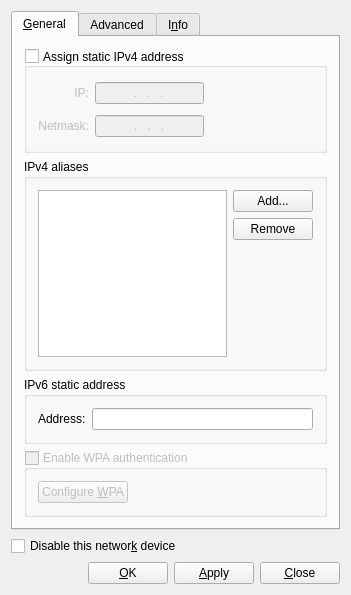
<?xml version="1.0" encoding="UTF-8"?>
<ui version="4.0">
 <class>ethernetconfig</class>
 <widget class="QWidget" name="ethernetconfig">
  <property name="geometry">
   <rect>
    <x>0</x>
    <y>0</y>
    <width>351</width>
    <height>595</height>
   </rect>
  </property>
  <property name="sizePolicy">
   <sizepolicy hsizetype="Preferred" vsizetype="Expanding">
    <horstretch>0</horstretch>
    <verstretch>0</verstretch>
   </sizepolicy>
  </property>
  <property name="windowTitle">
   <string>Network Configuration</string>
  </property>
  <property name="windowIcon">
   <iconset resource="ethernetconfig.qrc">
    <normaloff>:/network_local.png</normaloff>:/network_local.png</iconset>
  </property>
  <layout class="QGridLayout">
   <item row="2" column="0">
    <layout class="QHBoxLayout">
     <item>
      <spacer name="spacer2">
       <property name="orientation">
        <enum>Qt::Horizontal</enum>
       </property>
       <property name="sizeType">
        <enum>QSizePolicy::Expanding</enum>
       </property>
       <property name="sizeHint" stdset="0">
        <size>
         <width>69</width>
         <height>21</height>
        </size>
       </property>
      </spacer>
     </item>
     <item>
      <widget class="QPushButton" name="buttonOK">
       <property name="text">
        <string>&amp;OK</string>
       </property>
       <property name="shortcut">
        <string>Alt+O</string>
       </property>
      </widget>
     </item>
     <item>
      <widget class="QPushButton" name="buttonApply">
       <property name="text">
        <string>&amp;Apply</string>
       </property>
       <property name="shortcut">
        <string>Alt+A</string>
       </property>
      </widget>
     </item>
     <item>
      <widget class="QPushButton" name="buttonClose">
       <property name="text">
        <string>&amp;Close</string>
       </property>
       <property name="shortcut">
        <string>Alt+C</string>
       </property>
      </widget>
     </item>
    </layout>
   </item>
   <item row="1" column="0">
    <widget class="QCheckBox" name="checkDisableNetwork">
     <property name="text">
      <string>Disable this networ&amp;k device</string>
     </property>
     <property name="shortcut">
      <string>Alt+K</string>
     </property>
    </widget>
   </item>
   <item row="0" column="0">
    <widget class="QTabWidget" name="tabMainWidget">
     <property name="currentIndex">
      <number>0</number>
     </property>
     <widget class="QWidget" name="tab">
      <attribute name="title">
       <string>&amp;General</string>
      </attribute>
      <layout class="QVBoxLayout" name="verticalLayout_2">
       <item>
        <widget class="QGroupBox" name="groupStatic">
         <property name="title">
          <string>Assign static IPv4 address</string>
         </property>
         <property name="alignment">
          <set>Qt::AlignLeading|Qt::AlignLeft|Qt::AlignVCenter</set>
         </property>
         <property name="checkable">
          <bool>true</bool>
         </property>
         <property name="checked">
          <bool>false</bool>
         </property>
         <layout class="QGridLayout" name="gridLayout">
          <item row="0" column="0">
           <widget class="QLabel" name="textLabel2">
            <property name="text">
             <string>IP:</string>
            </property>
            <property name="alignment">
             <set>Qt::AlignRight|Qt::AlignTrailing|Qt::AlignVCenter</set>
            </property>
            <property name="wordWrap">
             <bool>false</bool>
            </property>
           </widget>
          </item>
          <item row="0" column="1">
           <widget class="QLineEdit" name="lineIP">
            <property name="inputMask">
             <string>999\.999\.999\.999</string>
            </property>
            <property name="alignment">
             <set>Qt::AlignHCenter</set>
            </property>
           </widget>
          </item>
          <item row="0" column="2" rowspan="2">
           <spacer name="spacer8">
            <property name="orientation">
             <enum>Qt::Horizontal</enum>
            </property>
            <property name="sizeType">
             <enum>QSizePolicy::Expanding</enum>
            </property>
            <property name="sizeHint" stdset="0">
             <size>
              <width>48</width>
              <height>60</height>
             </size>
            </property>
           </spacer>
          </item>
          <item row="1" column="0">
           <widget class="QLabel" name="textLabel2_2">
            <property name="text">
             <string>Netmask:</string>
            </property>
            <property name="alignment">
             <set>Qt::AlignRight|Qt::AlignTrailing|Qt::AlignVCenter</set>
            </property>
            <property name="wordWrap">
             <bool>false</bool>
            </property>
           </widget>
          </item>
          <item row="1" column="1">
           <widget class="QLineEdit" name="lineNetmask">
            <property name="inputMask">
             <string>999\.999\.999\.999</string>
            </property>
            <property name="alignment">
             <set>Qt::AlignHCenter</set>
            </property>
           </widget>
          </item>
         </layout>
        </widget>
       </item>
       <item>
        <widget class="QGroupBox" name="groupIPv4_aliases">
         <property name="title">
          <string>IPv4 aliases</string>
         </property>
         <layout class="QGridLayout" name="_3">
          <item row="0" column="1">
           <widget class="QPushButton" name="btnAddAlias">
            <property name="text">
             <string>Add...</string>
            </property>
           </widget>
          </item>
          <item row="0" column="0" rowspan="3">
           <widget class="QListWidget" name="listAliases">
            <property name="horizontalScrollBarPolicy">
             <enum>Qt::ScrollBarAlwaysOff</enum>
            </property>
           </widget>
          </item>
          <item row="1" column="1">
           <widget class="QPushButton" name="btnRemoveAlias">
            <property name="text">
             <string>Remove</string>
            </property>
           </widget>
          </item>
         </layout>
        </widget>
       </item>
       <item>
        <widget class="QGroupBox" name="groupIPv6_2">
         <property name="title">
          <string>IPv6 static address</string>
         </property>
         <layout class="QGridLayout" name="_2">
          <item row="0" column="1">
           <widget class="QLineEdit" name="lineIPv6Address_2"/>
          </item>
          <item row="0" column="0">
           <widget class="QLabel" name="textLabel1_3">
            <property name="text">
             <string>Address:</string>
            </property>
            <property name="wordWrap">
             <bool>false</bool>
            </property>
           </widget>
          </item>
         </layout>
        </widget>
       </item>
       <item>
        <widget class="QGroupBox" name="groupWPAE">
         <property name="enabled">
          <bool>false</bool>
         </property>
         <property name="title">
          <string>Enable WPA authentication</string>
         </property>
         <property name="checkable">
          <bool>true</bool>
         </property>
         <property name="checked">
          <bool>false</bool>
         </property>
         <layout class="QGridLayout" name="gridLayout_2">
          <item row="0" column="0">
           <widget class="QPushButton" name="pushWPAE">
            <property name="text">
             <string>Configure &amp;WPA</string>
            </property>
           </widget>
          </item>
          <item row="0" column="1">
           <spacer name="horizontalSpacer">
            <property name="orientation">
             <enum>Qt::Horizontal</enum>
            </property>
            <property name="sizeHint" stdset="0">
             <size>
              <width>125</width>
              <height>20</height>
             </size>
            </property>
           </spacer>
          </item>
         </layout>
        </widget>
       </item>
      </layout>
     </widget>
     <widget class="QWidget" name="TabPage">
      <attribute name="title">
       <string>Advanced</string>
      </attribute>
      <layout class="QVBoxLayout" name="verticalLayout">
       <item>
        <widget class="QCheckBox" name="checkMAC">
         <property name="enabled">
          <bool>false</bool>
         </property>
         <property name="text">
          <string>Use hardware defau&amp;lt MAC address</string>
         </property>
         <property name="shortcut">
          <string>Alt+L</string>
         </property>
         <property name="checked">
          <bool>true</bool>
         </property>
        </widget>
       </item>
       <item>
        <widget class="QGroupBox" name="groupMAC">
         <property name="enabled">
          <bool>false</bool>
         </property>
         <property name="title">
          <string>Custom MAC address</string>
         </property>
         <layout class="QGridLayout">
          <item row="0" column="0">
           <widget class="QLineEdit" name="lineMAC"/>
          </item>
         </layout>
        </widget>
       </item>
       <item>
        <widget class="QCheckBox" name="checkIPv6Enable">
         <property name="text">
          <string>Obtain IPv6 address automaticall&amp;y</string>
         </property>
         <property name="shortcut">
          <string>Alt+Y</string>
         </property>
        </widget>
       </item>
       <item>
        <widget class="QGroupBox" name="groupIPv6">
         <property name="title">
          <string>IPv6 static address</string>
         </property>
         <layout class="QGridLayout">
          <item row="0" column="1">
           <widget class="QLineEdit" name="lineIPv6Address"/>
          </item>
          <item row="0" column="0">
           <widget class="QLabel" name="textLabel1_2">
            <property name="text">
             <string>Address:</string>
            </property>
            <property name="wordWrap">
             <bool>false</bool>
            </property>
           </widget>
          </item>
         </layout>
        </widget>
       </item>
       <item>
        <spacer name="spacer11">
         <property name="orientation">
          <enum>Qt::Vertical</enum>
         </property>
         <property name="sizeType">
          <enum>QSizePolicy::Expanding</enum>
         </property>
         <property name="sizeHint" stdset="0">
          <size>
           <width>210</width>
           <height>20</height>
          </size>
         </property>
        </spacer>
       </item>
      </layout>
     </widget>
     <widget class="QWidget" name="TabPage2">
      <attribute name="title">
       <string>I&amp;nfo</string>
      </attribute>
      <widget class="QLabel" name="textInfoName">
       <property name="geometry">
        <rect>
         <x>10</x>
         <y>10</y>
         <width>16</width>
         <height>20</height>
        </rect>
       </property>
       <property name="text">
        <string/>
       </property>
       <property name="wordWrap">
        <bool>false</bool>
       </property>
      </widget>
      <widget class="QGroupBox" name="groupBox4">
       <property name="geometry">
        <rect>
         <x>10</x>
         <y>6</y>
         <width>311</width>
         <height>321</height>
        </rect>
       </property>
       <property name="title">
        <string>Configuration info</string>
       </property>
       <widget class="QLabel" name="textLabel3_2">
        <property name="geometry">
         <rect>
          <x>12</x>
          <y>105</y>
          <width>67</width>
          <height>22</height>
         </rect>
        </property>
        <property name="sizePolicy">
         <sizepolicy hsizetype="Minimum" vsizetype="Preferred">
          <horstretch>0</horstretch>
          <verstretch>0</verstretch>
         </sizepolicy>
        </property>
        <property name="text">
         <string>Netmask:</string>
        </property>
        <property name="alignment">
         <set>Qt::AlignRight|Qt::AlignTrailing|Qt::AlignVCenter</set>
        </property>
        <property name="wordWrap">
         <bool>false</bool>
        </property>
       </widget>
       <widget class="QLabel" name="textLabel3">
        <property name="geometry">
         <rect>
          <x>12</x>
          <y>30</y>
          <width>17</width>
          <height>22</height>
         </rect>
        </property>
        <property name="sizePolicy">
         <sizepolicy hsizetype="Minimum" vsizetype="Preferred">
          <horstretch>0</horstretch>
          <verstretch>0</verstretch>
         </sizepolicy>
        </property>
        <property name="text">
         <string>IP:</string>
        </property>
        <property name="alignment">
         <set>Qt::AlignRight|Qt::AlignTrailing|Qt::AlignVCenter</set>
        </property>
        <property name="wordWrap">
         <bool>false</bool>
        </property>
       </widget>
       <widget class="QLabel" name="textLabel3_2_3">
        <property name="geometry">
         <rect>
          <x>12</x>
          <y>133</y>
          <width>64</width>
          <height>22</height>
         </rect>
        </property>
        <property name="sizePolicy">
         <sizepolicy hsizetype="Minimum" vsizetype="Preferred">
          <horstretch>0</horstretch>
          <verstretch>0</verstretch>
         </sizepolicy>
        </property>
        <property name="text">
         <string>Gateway:</string>
        </property>
        <property name="alignment">
         <set>Qt::AlignRight|Qt::AlignTrailing|Qt::AlignVCenter</set>
        </property>
        <property name="wordWrap">
         <bool>false</bool>
        </property>
       </widget>
       <widget class="QLabel" name="textLabel3_2_3_2">
        <property name="geometry">
         <rect>
          <x>12</x>
          <y>161</y>
          <width>34</width>
          <height>22</height>
         </rect>
        </property>
        <property name="sizePolicy">
         <sizepolicy hsizetype="Minimum" vsizetype="Preferred">
          <horstretch>0</horstretch>
          <verstretch>0</verstretch>
         </sizepolicy>
        </property>
        <property name="text">
         <string>IPv6:</string>
        </property>
        <property name="alignment">
         <set>Qt::AlignRight|Qt::AlignTrailing|Qt::AlignVCenter</set>
        </property>
        <property name="wordWrap">
         <bool>false</bool>
        </property>
       </widget>
       <widget class="QLabel" name="textLabel3_2_2_2">
        <property name="geometry">
         <rect>
          <x>12</x>
          <y>189</y>
          <width>32</width>
          <height>22</height>
         </rect>
        </property>
        <property name="sizePolicy">
         <sizepolicy hsizetype="Minimum" vsizetype="Preferred">
          <horstretch>0</horstretch>
          <verstretch>0</verstretch>
         </sizepolicy>
        </property>
        <property name="text">
         <string>Mac:</string>
        </property>
        <property name="alignment">
         <set>Qt::AlignRight|Qt::AlignTrailing|Qt::AlignVCenter</set>
        </property>
        <property name="wordWrap">
         <bool>false</bool>
        </property>
       </widget>
       <widget class="QLabel" name="textLabel3_2_2_3">
        <property name="geometry">
         <rect>
          <x>12</x>
          <y>240</y>
          <width>45</width>
          <height>22</height>
         </rect>
        </property>
        <property name="sizePolicy">
         <sizepolicy hsizetype="Minimum" vsizetype="Preferred">
          <horstretch>0</horstretch>
          <verstretch>0</verstretch>
         </sizepolicy>
        </property>
        <property name="text">
         <string>Media:</string>
        </property>
        <property name="alignment">
         <set>Qt::AlignRight|Qt::AlignTrailing|Qt::AlignVCenter</set>
        </property>
        <property name="wordWrap">
         <bool>false</bool>
        </property>
       </widget>
       <widget class="QLabel" name="textLabel3_2_2">
        <property name="geometry">
         <rect>
          <x>12</x>
          <y>290</y>
          <width>46</width>
          <height>22</height>
         </rect>
        </property>
        <property name="sizePolicy">
         <sizepolicy hsizetype="Minimum" vsizetype="Preferred">
          <horstretch>0</horstretch>
          <verstretch>0</verstretch>
         </sizepolicy>
        </property>
        <property name="text">
         <string>Status:</string>
        </property>
        <property name="alignment">
         <set>Qt::AlignRight|Qt::AlignTrailing|Qt::AlignVCenter</set>
        </property>
        <property name="wordWrap">
         <bool>false</bool>
        </property>
       </widget>
       <widget class="QLabel" name="textStatus">
        <property name="geometry">
         <rect>
          <x>95</x>
          <y>290</y>
          <width>201</width>
          <height>20</height>
         </rect>
        </property>
        <property name="text">
         <string/>
        </property>
        <property name="wordWrap">
         <bool>false</bool>
        </property>
       </widget>
       <widget class="QLabel" name="textIPv6">
        <property name="geometry">
         <rect>
          <x>95</x>
          <y>161</y>
          <width>201</width>
          <height>20</height>
         </rect>
        </property>
        <property name="text">
         <string/>
        </property>
        <property name="wordWrap">
         <bool>false</bool>
        </property>
       </widget>
       <widget class="QLabel" name="textGateway">
        <property name="geometry">
         <rect>
          <x>95</x>
          <y>133</y>
          <width>201</width>
          <height>20</height>
         </rect>
        </property>
        <property name="text">
         <string/>
        </property>
        <property name="wordWrap">
         <bool>false</bool>
        </property>
       </widget>
       <widget class="QLabel" name="textNetmask">
        <property name="geometry">
         <rect>
          <x>95</x>
          <y>105</y>
          <width>201</width>
          <height>20</height>
         </rect>
        </property>
        <property name="sizePolicy">
         <sizepolicy hsizetype="Expanding" vsizetype="Preferred">
          <horstretch>0</horstretch>
          <verstretch>0</verstretch>
         </sizepolicy>
        </property>
        <property name="text">
         <string/>
        </property>
        <property name="wordWrap">
         <bool>false</bool>
        </property>
       </widget>
       <widget class="QLabel" name="textIP">
        <property name="geometry">
         <rect>
          <x>95</x>
          <y>30</y>
          <width>201</width>
          <height>61</height>
         </rect>
        </property>
        <property name="sizePolicy">
         <sizepolicy hsizetype="Expanding" vsizetype="Preferred">
          <horstretch>0</horstretch>
          <verstretch>0</verstretch>
         </sizepolicy>
        </property>
        <property name="text">
         <string/>
        </property>
        <property name="alignment">
         <set>Qt::AlignLeading|Qt::AlignLeft|Qt::AlignTop</set>
        </property>
        <property name="wordWrap">
         <bool>false</bool>
        </property>
        <property name="textInteractionFlags">
         <set>Qt::LinksAccessibleByMouse|Qt::TextSelectableByMouse</set>
        </property>
       </widget>
       <widget class="QLabel" name="textMac">
        <property name="geometry">
         <rect>
          <x>95</x>
          <y>189</y>
          <width>201</width>
          <height>20</height>
         </rect>
        </property>
        <property name="text">
         <string/>
        </property>
        <property name="wordWrap">
         <bool>false</bool>
        </property>
       </widget>
       <widget class="QLabel" name="textMedia">
        <property name="geometry">
         <rect>
          <x>95</x>
          <y>219</y>
          <width>201</width>
          <height>61</height>
         </rect>
        </property>
        <property name="text">
         <string/>
        </property>
        <property name="alignment">
         <set>Qt::AlignVCenter</set>
        </property>
        <property name="wordWrap">
         <bool>true</bool>
        </property>
       </widget>
      </widget>
      <widget class="QGroupBox" name="groupBox5">
       <property name="geometry">
        <rect>
         <x>10</x>
         <y>330</y>
         <width>311</width>
         <height>127</height>
        </rect>
       </property>
       <property name="title">
        <string>Traffic info</string>
       </property>
       <layout class="QGridLayout">
        <item row="0" column="0">
         <layout class="QVBoxLayout">
          <item>
           <spacer name="spacer8_2">
            <property name="orientation">
             <enum>Qt::Vertical</enum>
            </property>
            <property name="sizeType">
             <enum>QSizePolicy::Fixed</enum>
            </property>
            <property name="sizeHint" stdset="0">
             <size>
              <width>20</width>
              <height>20</height>
             </size>
            </property>
           </spacer>
          </item>
          <item>
           <widget class="QLabel" name="textLabel6">
            <property name="text">
             <string>Packets:</string>
            </property>
            <property name="alignment">
             <set>Qt::AlignRight|Qt::AlignTrailing|Qt::AlignVCenter</set>
            </property>
            <property name="wordWrap">
             <bool>false</bool>
            </property>
           </widget>
          </item>
          <item>
           <widget class="QLabel" name="textLabel6_2">
            <property name="text">
             <string>Errors:</string>
            </property>
            <property name="alignment">
             <set>Qt::AlignRight|Qt::AlignTrailing|Qt::AlignVCenter</set>
            </property>
            <property name="wordWrap">
             <bool>false</bool>
            </property>
           </widget>
          </item>
         </layout>
        </item>
        <item row="0" column="1">
         <layout class="QVBoxLayout">
          <item>
           <widget class="QLabel" name="textLabel5">
            <property name="text">
             <string>In:</string>
            </property>
            <property name="alignment">
             <set>Qt::AlignCenter</set>
            </property>
            <property name="wordWrap">
             <bool>false</bool>
            </property>
           </widget>
          </item>
          <item>
           <widget class="QLabel" name="textPacketsIn">
            <property name="text">
             <string/>
            </property>
            <property name="alignment">
             <set>Qt::AlignCenter</set>
            </property>
            <property name="wordWrap">
             <bool>false</bool>
            </property>
           </widget>
          </item>
          <item>
           <widget class="QLabel" name="textPacketsInErrors">
            <property name="text">
             <string/>
            </property>
            <property name="alignment">
             <set>Qt::AlignCenter</set>
            </property>
            <property name="wordWrap">
             <bool>false</bool>
            </property>
           </widget>
          </item>
         </layout>
        </item>
        <item row="0" column="2">
         <layout class="QVBoxLayout">
          <item>
           <widget class="QLabel" name="textLabel5_2">
            <property name="text">
             <string>Out:</string>
            </property>
            <property name="alignment">
             <set>Qt::AlignCenter</set>
            </property>
            <property name="wordWrap">
             <bool>false</bool>
            </property>
           </widget>
          </item>
          <item>
           <widget class="QLabel" name="textPacketsOut">
            <property name="text">
             <string/>
            </property>
            <property name="alignment">
             <set>Qt::AlignCenter</set>
            </property>
            <property name="wordWrap">
             <bool>false</bool>
            </property>
           </widget>
          </item>
          <item>
           <widget class="QLabel" name="textPacketsOutErrors">
            <property name="text">
             <string/>
            </property>
            <property name="alignment">
             <set>Qt::AlignCenter</set>
            </property>
            <property name="wordWrap">
             <bool>false</bool>
            </property>
           </widget>
          </item>
         </layout>
        </item>
       </layout>
      </widget>
     </widget>
    </widget>
   </item>
  </layout>
 </widget>
 <layoutdefault spacing="6" margin="11"/>
 <resources>
  <include location="ethernetconfig.qrc"/>
 </resources>
 <connections/>
</ui>
